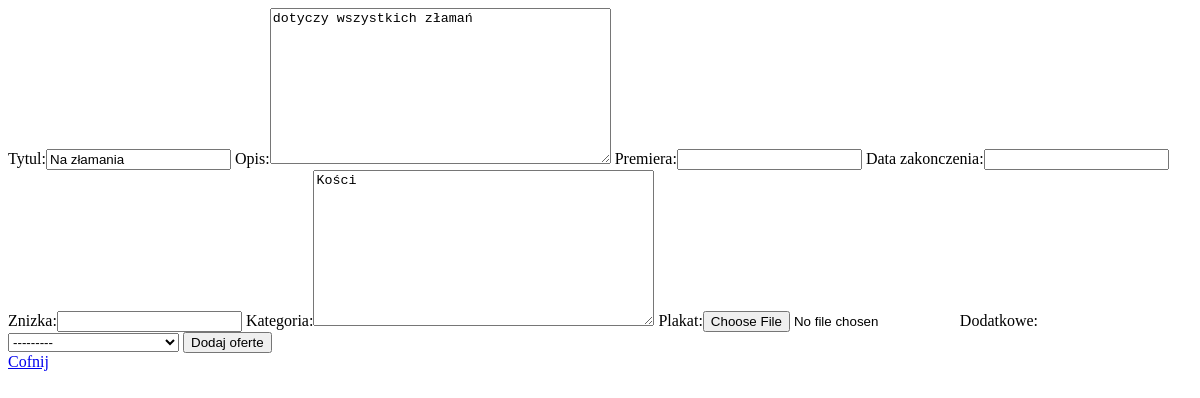
/edytuj_ubezpieczenie/5/ (signed in), run on an earlier commit of the app's database.
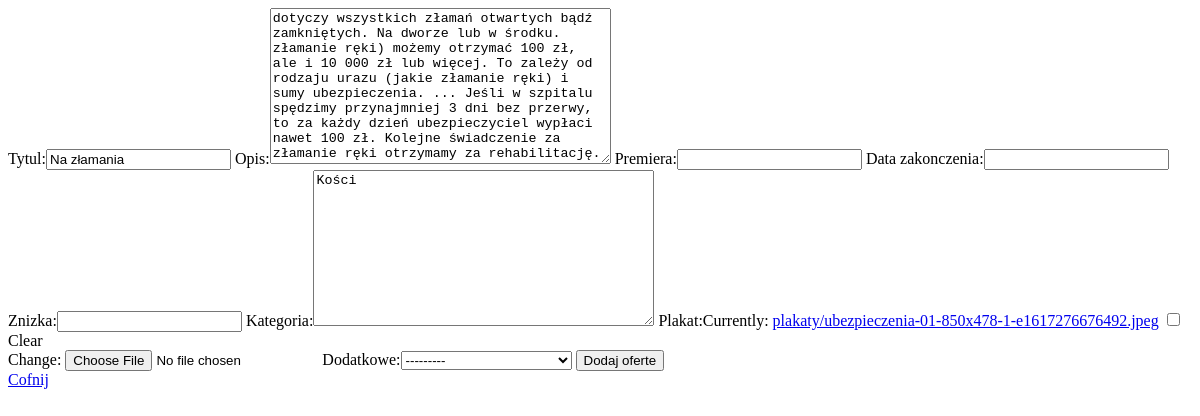
And on a later commit of the database.
### ubezpieczenia/models.py (models this page shows, shortened)
class Ubezpieczenie(models.Model):
    tytul = models.CharField(max_length=64, blank=False)
    opis = models.TextField(default="")
    premiera = models.DateField(null=True, blank=True)
    data_zakonczenia = models.DateField(null=True, blank=True)
    znizka = models.DecimalField(max_digits=4, decimal_places=2,
                                      null=True, blank=True)
    kategoria = models.TextField(default="")
    plakat = models.ImageField(upload_to="plakaty", null=True, blank=True)
    dodatkowe = models.OneToOneField(DodatkoweInfo, on_delete=models.CASCADE, null=True, blank=True)

### ubezpieczenia/views.py (the view)
# urls.py: path('edytuj_ubezpieczenie/<int:id>/', edytuj_ubezpieczenie, name="edytuj_ubezpieczenie"),
@login_required
def edytuj_ubezpieczenie(request, id):
    ubezpieczenie = get_object_or_404(Ubezpieczenie, pk=id)
    form = UbezpieczenieForm(request.POST or None, request.FILES or None, instance=ubezpieczenie)
    if form.is_valid():
        form.save()
        return redirect(index)
    return render(request, 'ubezpieczenie_form.html', {'form': form})

### ubezpieczenia/forms.py
class UbezpieczenieForm(ModelForm):
    class Meta:
       model = Ubezpieczenie
       fields = ['tytul', 'opis', 'premiera', 'data_zakonczenia', 'znizka', 'kategoria', 'plakat', 'dodatkowe']

### templates/ubezpieczenie_form.html (shortened to what this page needs)
<!doctype html>
<html lang="en">
<head>
</head>
<body>
    <form method="post" enctype="multipart/form-data">
        {{ form }}
        <button type="submit">Dodaj oferte</button>
    </form>
    <a href="{% url 'index' %}">Cofnij</a>
</body>
</html>

What changed in the data, as far as the page shows it:
changed Ubezpieczenie "Na złamania": opis "dotyczy wszystkich złamań" → "dotyczy wszystkich złamań otwartych bądź zamkniętych. Na dworze lub w środku. złamanie ręki) możemy otrzymać 100 zł, ale i 10 000 zł lub więcej. To zależy od rodzaju urazu (jakie złamanie ręki) i sumy ubezpieczenia. ... Jeśli w szpitalu spędzimy przynajmniej 3 dni bez przerwy, to za każdy dzień ubezpieczyciel wypłaci nawet 100 zł. Kolejne świadczenie za złamanie ręki otrzymamy za rehabilitację."
Also different on the page:
form field form: (not shown) → "☐"
text no longer shown: "Tytul: Opis: Premiera: Data zakonczenia: Znizka: Kategoria: Plakat: Dodatkowe:"
text now shown: "Tytul: Opis: Premiera: Data zakonczenia: Znizka: Kategoria: Plakat: Currently: plakaty/ubezpieczenia-01-850x478-1-e1617276676492.jpeg Clear Change: Dodatkowe:"
